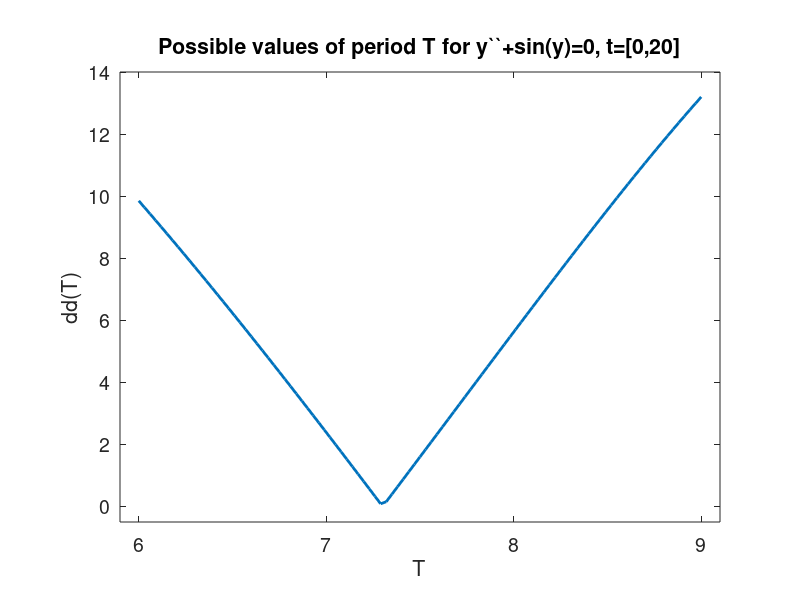

Write the MATLAB code that produced this figure.
clear
figure(4)
clf reset
axes('position',[0.15,0.13,0.75,0.75])
%
load data_d_T
%
plot(T,dd_T,'linewidth',2.0)
axis([5.9,9.1,-.5,14])
set(gca,'fontsize',14)
set(gca,'xtick',[6:9])
%set(gca,'ytick',[0:5:15])
xlabel('T')
ylabel('dd(T)')
title('Possible values of period T for y``+sin(y)=0, t=[0,20]')
for i=1:sizeT,
    disp(['        T = ',num2str(T(i),'%16.8e'),'.'])
    disp(['        dd(T) = ',num2str(dd_T(i),'%16.8e'),'.'])
    disp(' ')
end
